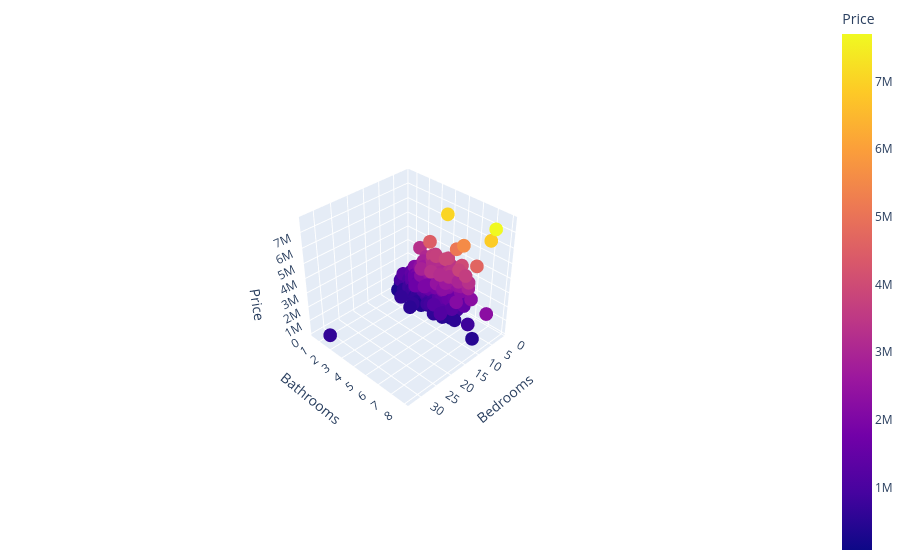

The cell this chart's notebook holds for it:
### Markdown cell above
#### "We observed that renovations were mostly recorded as 0 until 1934, when renovations started to be recorded, with 2014 

#### having the highest number of houses renovated.

### Code cell
#To analyze how the number of bedrooms and bathrooms in a house relate to its price
fig=px.scatter_3d(df,x='number of bedrooms',y='number of bathrooms',z='Price',color='Price')
fig.update_layout(
    scene = dict(
        xaxis_title='Bedrooms',
        yaxis_title='Bathrooms',
        zaxis_title='Price'
    ),
    margin=dict(l=0, r=0, b=0, t=0)
)
fig.show()

### Figure 1 — Plotly figure (JSON) as saved in the notebook; plotly's stock layout.template omitted (floating-point values rounded to 4 significant figures; data arrays with more than 128 entries replaced by an {"elided": "..."} marker saying what was removed)
{"data": [{"hovertemplate": "number of bedrooms=%{x}<br>number of bathrooms=%{y}<br>Price=%{marker.color}<extra></extra>", "legendgroup": "", "marker": {"color": {"elided": "14619 int values"}, "coloraxis": "coloraxis", "symbol": "circle"}, "mode": "markers", "name": "", "scene": "scene", "showlegend": false, "type": "scatter3d", "x": {"elided": "14619 int values"}, "y": {"elided": "14619 float values"}, "z": {"elided": "14619 int values"}}], "layout": {"autosize": true, "coloraxis": {"colorbar": {"title": {"text": "Price"}}, "colorscale": [[0, "#0d0887"], [0.1111, "#46039f"], [0.2222, "#7201a8"], [0.3333, "#9c179e"], [0.4444, "#bd3786"], [0.5556, "#d8576b"], [0.6667, "#ed7953"], [0.7778, "#fb9f3a"], [0.8889, "#fdca26"], [1, "#f0f921"]]}, "legend": {"tracegroupgap": 0}, "margin": {"b": 0, "l": 0, "r": 0, "t": 0}, "scene": {"aspectmode": "auto", "aspectratio": {"x": 1, "y": 1, "z": 1}, "camera": {"center": {"x": 0, "y": 0, "z": 0}, "eye": {"x": 2.695, "y": 2.695, "z": 2.695}, "projection": {"type": "perspective"}, "up": {"x": 0.01225, "y": -0.0121, "z": 0.9999}}, "domain": {"x": [0, 1], "y": [0, 1]}, "xaxis": {"title": {"text": "Bedrooms"}, "type": "linear"}, "yaxis": {"title": {"text": "Bathrooms"}, "type": "linear"}, "zaxis": {"title": {"text": "Price"}, "type": "linear"}}}}
